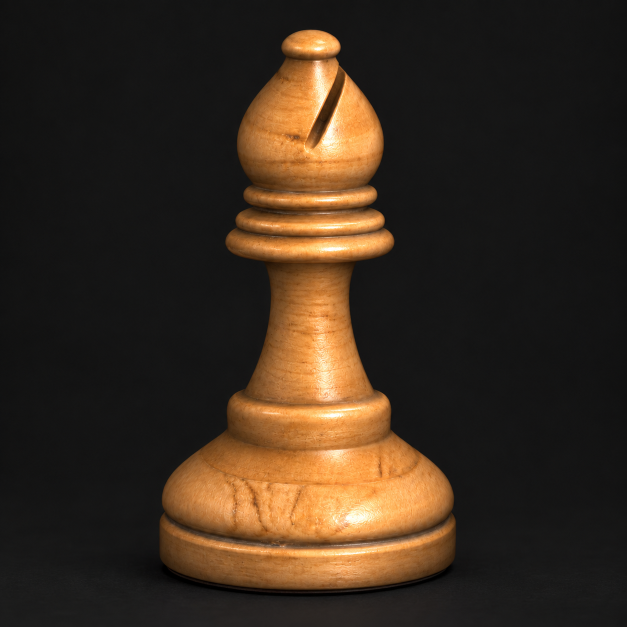
#> input picture assets/bishop/concepts/side-01.png, 1254 x 1254 px, given in place of queen-finished-profile.png, which was not available (shown at 1/2 size)
$ python build_side_comparison.py
#> lines starting #> are read from the running program, lines starting #| are printed output that depends on the picture
"""Register the new side render uniformly to the imagined side guide.

The generated guide is kept unchanged. A single uniform scale and translation
align the model's base width and floor; no image warping or anisotropic scaling.
"""
from pathlib import Path
import json
import numpy as np
from PIL import Image
root=Path(__file__).resolve().parents[2];out=root/'assets/queen'
# Measured from the unmodified, opaque side-01.png (colored edge of the foot).
source={'file':'assets/queen/concepts/side-01.png','base_left':344,'base_right':876,'floor_y':1105}
target_width=source['base_right']-source['base_left'];target_center=(source['base_right']+source['base_left'])/2
model=Image.open(out/'queen-finished-profile.png').convert('RGBA')
mask=np.asarray(model)[:,:,3]>127;ys,xs=np.nonzero(mask)
#> after `mask = np.asarray(model)[:, :, 3] > 127`: mask: shape (1254, 1254) bool; every value is 1
floor=int(ys.max()+1);top=int(ys.min());cut=floor-(floor-top)*.25
#> after `floor = int(ys.max() + 1)`: floor = 1254
#> after `top = int(ys.min())`: top = 0
#> after `cut = floor - (floor - top) * 0.25`: cut = 940.5
rows=[]
for y in range(max(0,int(cut)),min(floor,mask.shape[0])):
 x=np.flatnonzero(mask[y])
 if len(x):rows.append((int(x[-1]-x[0]+1),int(x[0]),int(x[-1]),y))
#> after the loop, rows = 314 items, first 6: (1254, 0, 1253, 940), (1254, 0, 1253, 941), (1254, 0, 1253, 942), (1254, 0, 1253, 943), (1254, 0, 1253, 944), (1254, 0, 1253, 945)
width,left,right,row=max(rows);center=(left+right+1)/2
#> after `width, left, right, row = max(rows)`: width = 1254; left = 0; right = 1253; row = 1253
#> after `center = (left + right + 1) / 2`: center = 627
padding_top=160;canvas_height=1254+padding_top
scale=target_width/width;offset_x=target_center-scale*center;offset_y=source['floor_y']+padding_top-scale*floor
#> after `scale = target_width / width`: scale = 0.424
#> after `offset_x = target_center - scale * center`: offset_x = 344
#> after `offset_y = source['floor_y'] + padding_top - scale * floor`: offset_y = 733
for name in ['queen-finished-profile.png','queen-wood-profile.png']:
 img=Image.open(out/name).convert('RGBA')
 registered=img.transform((1254,canvas_height),Image.Transform.AFFINE,(1/scale,0,-offset_x/scale,0,1/scale,-offset_y/scale),Image.Resampling.BICUBIC)
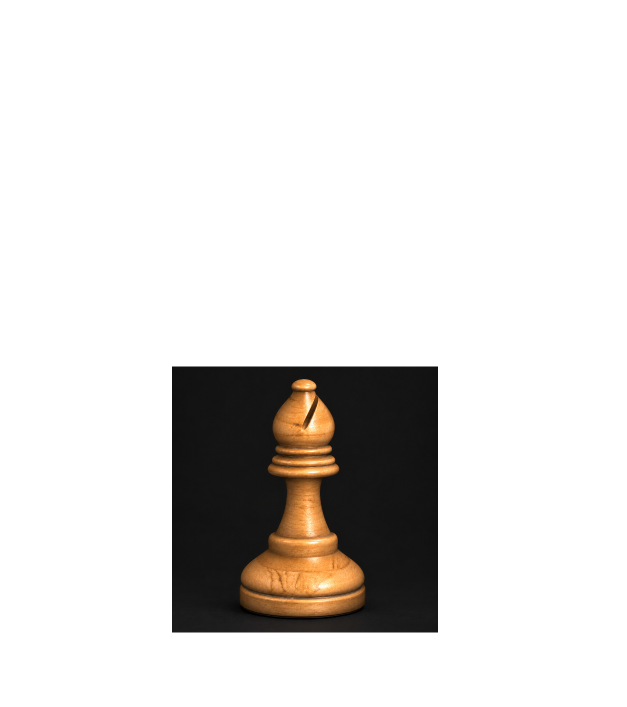
#> registered: PIL image 1254x1414 RGBA (shown at 1/2 size); mean R, G, B, A 9.1, 6.9, 4.8, 40.7; transparent parts drawn white
 registered.save(out/('side-aligned-neutral.png' if name.startswith('queen-finished') else 'side-aligned-wood.png'))
#> pass 2 of the loop `for name in ['queen-finished-profile.png','queen-wood-profile.png']:`:
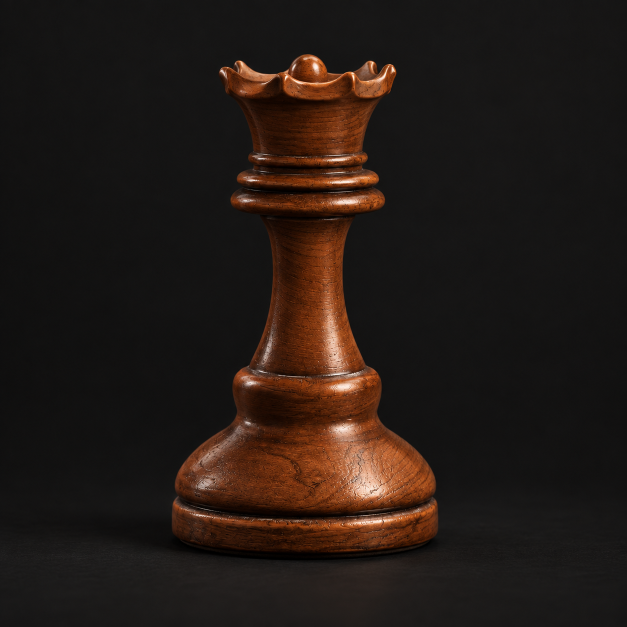
#> input picture assets/queen/concepts/side-01.png, 1254 x 1254 px, given in place of queen-wood-profile.png, which was not available (shown at 1/2 size)
#> `registered=img.transform((1254,canvas_height),Image.Transform.AFFINE,(..`:
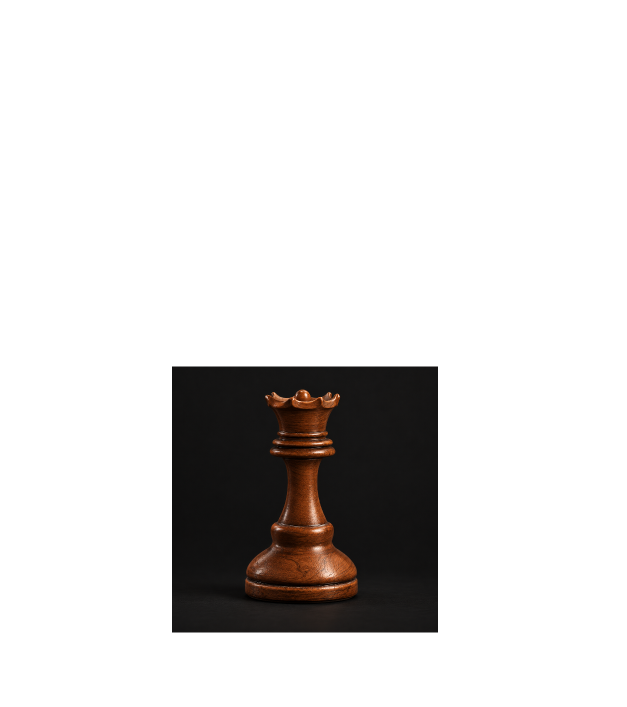
#> registered: PIL image 1254x1414 RGBA (shown at 1/2 size); mean R, G, B, A 5.6, 4.1, 3.3, 40.7; transparent parts drawn white
record={'method':'Single uniform scale and translation: align measured foot width, horizontal center and floor. Side guide itself unchanged.',
 'side_guide_is_interpretation':True,'guide':source,
 'model_base':{'width_px':width,'center_px':center,'floor_y_px':floor,'measured_row':row},
 'scale':scale,'offset_x':offset_x,'offset_y':offset_y,'guide_top_padding_px':padding_top,
 'canvas':[1254,canvas_height]}
(out/'side-registration.json').write_text(json.dumps(record,indent=2)+'\n')
print(json.dumps(record,indent=2))
#> (printed output is left out)
